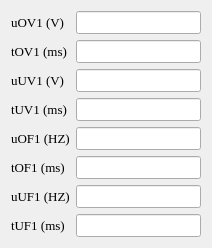
          <widget class="QWidget" name="widget_2" native="true">
           <layout class="QGridLayout" name="gridLayout_3">
            <item row="4" column="0">
             <widget class="QLabel" name="label_uUV1">
              <property name="sizePolicy">
               <sizepolicy hsizetype="Fixed" vsizetype="Fixed">
                <horstretch>0</horstretch>
                <verstretch>0</verstretch>
               </sizepolicy>
              </property>
              <property name="font">
               <font>
                <family>Times New Roman</family>
                <pointsize>10</pointsize>
                <bold>false</bold>
               </font>
              </property>
              <property name="text">
               <string>uUV1 (V)</string>
              </property>
             </widget>
            </item>
            <item row="0" column="1">
             <widget class="QLineEdit" name="lineEdit_uOV1">
              <property name="sizePolicy">
               <sizepolicy hsizetype="Preferred" vsizetype="Fixed">
                <horstretch>0</horstretch>
                <verstretch>0</verstretch>
               </sizepolicy>
              </property>
              <property name="font">
               <font>
                <family>Times New Roman</family>
                <pointsize>10</pointsize>
                <bold>false</bold>
               </font>
              </property>
             </widget>
            </item>
            <item row="6" column="0">
             <widget class="QLabel" name="label_uOF1">
              <property name="sizePolicy">
               <sizepolicy hsizetype="Fixed" vsizetype="Fixed">
                <horstretch>0</horstretch>
                <verstretch>0</verstretch>
               </sizepolicy>
              </property>
              <property name="font">
               <font>
                <family>Times New Roman</family>
                <pointsize>10</pointsize>
                <bold>false</bold>
               </font>
              </property>
              <property name="text">
               <string>uOF1 (HZ)</string>
              </property>
             </widget>
            </item>
            <item row="9" column="0">
             <widget class="QLabel" name="label_tUF1">
              <property name="sizePolicy">
               <sizepolicy hsizetype="Fixed" vsizetype="Fixed">
                <horstretch>0</horstretch>
                <verstretch>0</verstretch>
               </sizepolicy>
              </property>
              <property name="font">
               <font>
                <family>Times New Roman</family>
                <pointsize>10</pointsize>
                <bold>false</bold>
               </font>
              </property>
              <property name="text">
               <string>tUF1 (ms)</string>
              </property>
             </widget>
            </item>
            <item row="1" column="0">
             <widget class="QLabel" name="label_tOV1">
              <property name="sizePolicy">
               <sizepolicy hsizetype="Fixed" vsizetype="Fixed">
                <horstretch>0</horstretch>
                <verstretch>0</verstretch>
               </sizepolicy>
              </property>
              <property name="font">
               <font>
                <family>Times New Roman</family>
                <pointsize>10</pointsize>
                <bold>false</bold>
               </font>
              </property>
              <property name="text">
               <string>tOV1 (ms)</string>
              </property>
             </widget>
            </item>
            <item row="0" column="0">
             <widget class="QLabel" name="label_uOV1">
              <property name="sizePolicy">
               <sizepolicy hsizetype="Fixed" vsizetype="Fixed">
                <horstretch>0</horstretch>
                <verstretch>0</verstretch>
               </sizepolicy>
              </property>
              <property name="font">
               <font>
                <family>Times New Roman</family>
                <pointsize>10</pointsize>
                <bold>false</bold>
               </font>
              </property>
              <property name="text">
               <string>uOV1 (V)</string>
              </property>
             </widget>
            </item>
            <item row="5" column="1">
             <widget class="QLineEdit" name="lineEdit_tUV1">
              <property name="sizePolicy">
               <sizepolicy hsizetype="Preferred" vsizetype="Fixed">
                <horstretch>0</horstretch>
                <verstretch>0</verstretch>
               </sizepolicy>
              </property>
              <property name="font">
               <font>
                <family>Times New Roman</family>
                <pointsize>10</pointsize>
                <bold>false</bold>
               </font>
              </property>
             </widget>
            </item>
            <item row="6" column="1">
             <widget class="QLineEdit" name="lineEdit_uOF1">
              <property name="sizePolicy">
               <sizepolicy hsizetype="Preferred" vsizetype="Fixed">
                <horstretch>0</horstretch>
                <verstretch>0</verstretch>
               </sizepolicy>
              </property>
              <property name="font">
               <font>
                <family>Times New Roman</family>
                <pointsize>10</pointsize>
                <bold>false</bold>
               </font>
              </property>
             </widget>
            </item>
            <item row="8" column="0">
             <widget class="QLabel" name="label_uUF1">
              <property name="sizePolicy">
               <sizepolicy hsizetype="Fixed" vsizetype="Fixed">
                <horstretch>0</horstretch>
                <verstretch>0</verstretch>
               </sizepolicy>
              </property>
              <property name="font">
               <font>
                <family>Times New Roman</family>
                <pointsize>10</pointsize>
                <bold>false</bold>
               </font>
              </property>
              <property name="text">
               <string>uUF1 (HZ)</string>
              </property>
             </widget>
            </item>
            <item row="7" column="0">
             <widget class="QLabel" name="label_tOF1">
              <property name="sizePolicy">
               <sizepolicy hsizetype="Fixed" vsizetype="Fixed">
                <horstretch>0</horstretch>
                <verstretch>0</verstretch>
               </sizepolicy>
              </property>
              <property name="font">
               <font>
                <family>Times New Roman</family>
                <pointsize>10</pointsize>
                <bold>false</bold>
               </font>
              </property>
              <property name="text">
               <string>tOF1 (ms)</string>
              </property>
             </widget>
            </item>
            <item row="1" column="1">
             <widget class="QLineEdit" name="lineEdit_tOV1">
              <property name="sizePolicy">
               <sizepolicy hsizetype="Preferred" vsizetype="Fixed">
                <horstretch>0</horstretch>
                <verstretch>0</verstretch>
               </sizepolicy>
              </property>
              <property name="font">
               <font>
                <family>Times New Roman</family>
                <pointsize>10</pointsize>
                <bold>false</bold>
               </font>
              </property>
             </widget>
            </item>
            <item row="9" column="1">
             <widget class="QLineEdit" name="lineEdit_tUF1">
              <property name="sizePolicy">
               <sizepolicy hsizetype="Preferred" vsizetype="Fixed">
                <horstretch>0</horstretch>
                <verstretch>0</verstretch>
               </sizepolicy>
              </property>
              <property name="font">
               <font>
                <family>Times New Roman</family>
                <pointsize>10</pointsize>
                <bold>false</bold>
               </font>
              </property>
             </widget>
            </item>
            <item row="7" column="1">
             <widget class="QLineEdit" name="lineEdit_tOF1">
              <property name="sizePolicy">
               <sizepolicy hsizetype="Preferred" vsizetype="Fixed">
                <horstretch>0</horstretch>
                <verstretch>0</verstretch>
               </sizepolicy>
              </property>
              <property name="font">
               <font>
                <family>Times New Roman</family>
                <pointsize>10</pointsize>
                <bold>false</bold>
               </font>
              </property>
             </widget>
            </item>
            <item row="4" column="1">
             <widget class="QLineEdit" name="lineEdit_uUV1">
              <property name="sizePolicy">
               <sizepolicy hsizetype="Preferred" vsizetype="Fixed">
                <horstretch>0</horstretch>
                <verstretch>0</verstretch>
               </sizepolicy>
              </property>
              <property name="font">
               <font>
                <family>Times New Roman</family>
                <pointsize>10</pointsize>
                <bold>false</bold>
               </font>
              </property>
             </widget>
            </item>
            <item row="8" column="1">
             <widget class="QLineEdit" name="lineEdit_uUF1">
              <property name="sizePolicy">
               <sizepolicy hsizetype="Preferred" vsizetype="Fixed">
                <horstretch>0</horstretch>
                <verstretch>0</verstretch>
               </sizepolicy>
              </property>
              <property name="font">
               <font>
                <family>Times New Roman</family>
                <pointsize>10</pointsize>
                <bold>false</bold>
               </font>
              </property>
             </widget>
            </item>
            <item row="5" column="0">
             <widget class="QLabel" name="label_tUV1">
              <property name="sizePolicy">
               <sizepolicy hsizetype="Fixed" vsizetype="Fixed">
                <horstretch>0</horstretch>
                <verstretch>0</verstretch>
               </sizepolicy>
              </property>
              <property name="font">
               <font>
                <family>Times New Roman</family>
                <pointsize>10</pointsize>
                <bold>false</bold>
               </font>
              </property>
              <property name="text">
               <string>tUV1 (ms)</string>
              </property>
             </widget>
            </item>
           </layout>
          </widget>
